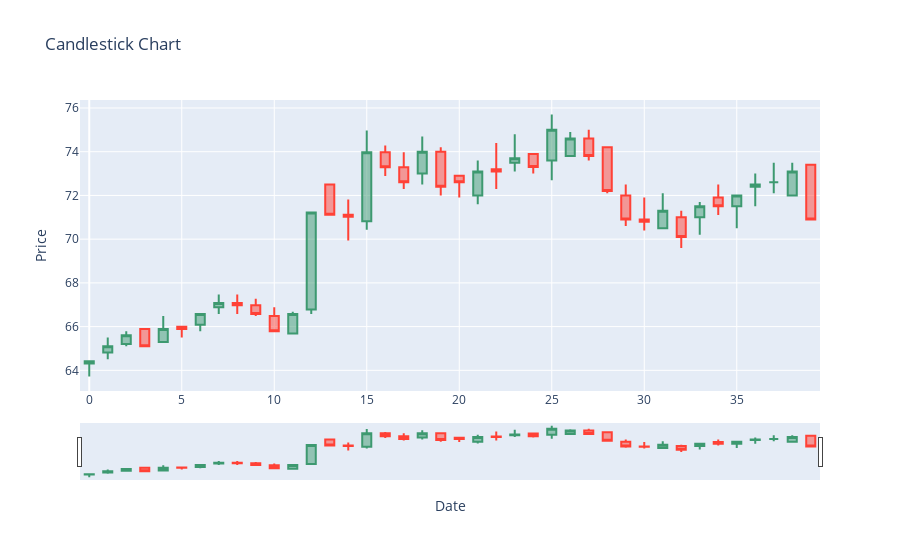

The code cell stored with this chart in its notebook:
### Code cell
import plotly.graph_objects as go

# Create a candlestick chart
fig = go.Figure(data=[go.Candlestick(
    x=event_prices.index,
    open=event_prices['open'],
    high=event_prices['high'],
    low=event_prices['low'],
    close=event_prices['close']
)])

# Update layout
fig.update_layout(
    title='Candlestick Chart',
    yaxis_title='Price',
    xaxis_title='Date'
)

fig.show()
